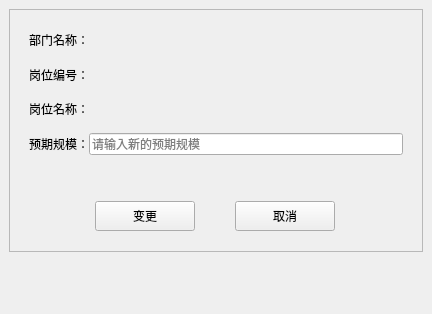
<?xml version="1.0" encoding="UTF-8"?>
<ui version="4.0">
 <class>Change_Auth</class>
 <widget class="QWidget" name="Change_Auth">
  <property name="geometry">
   <rect>
    <x>0</x>
    <y>0</y>
    <width>432</width>
    <height>314</height>
   </rect>
  </property>
  <property name="windowTitle">
   <string>Form</string>
  </property>
  <layout class="QVBoxLayout" name="verticalLayout_2">
   <property name="spacing">
    <number>0</number>
   </property>
   <property name="leftMargin">
    <number>0</number>
   </property>
   <property name="topMargin">
    <number>0</number>
   </property>
   <property name="rightMargin">
    <number>0</number>
   </property>
   <property name="bottomMargin">
    <number>0</number>
   </property>
   <item>
    <widget class="QWidget" name="widget_2" native="true">
     <layout class="QHBoxLayout" name="horizontalLayout">
      <item>
       <widget class="QFrame" name="frame">
        <property name="frameShape">
         <enum>QFrame::StyledPanel</enum>
        </property>
        <property name="frameShadow">
         <enum>QFrame::Raised</enum>
        </property>
        <layout class="QGridLayout" name="gridLayout">
         <property name="leftMargin">
          <number>10</number>
         </property>
         <property name="topMargin">
          <number>10</number>
         </property>
         <property name="rightMargin">
          <number>10</number>
         </property>
         <property name="bottomMargin">
          <number>10</number>
         </property>
         <property name="horizontalSpacing">
          <number>10</number>
         </property>
         <property name="verticalSpacing">
          <number>5</number>
         </property>
         <item row="4" column="0">
          <spacer name="horizontalSpacer">
           <property name="orientation">
            <enum>Qt::Horizontal</enum>
           </property>
           <property name="sizeHint" stdset="0">
            <size>
             <width>89</width>
             <height>20</height>
            </size>
           </property>
          </spacer>
         </item>
         <item row="0" column="0" colspan="5">
          <widget class="QWidget" name="widget" native="true">
           <layout class="QVBoxLayout" name="verticalLayout">
            <item>
             <layout class="QHBoxLayout" name="horizontalLayout_4">
              <property name="spacing">
               <number>0</number>
              </property>
              <item>
               <widget class="QLabel" name="numLab">
                <property name="sizePolicy">
                 <sizepolicy hsizetype="Fixed" vsizetype="Fixed">
                  <horstretch>0</horstretch>
                  <verstretch>0</verstretch>
                 </sizepolicy>
                </property>
                <property name="minimumSize">
                 <size>
                  <width>60</width>
                  <height>21</height>
                 </size>
                </property>
                <property name="text">
                 <string>部门名称：</string>
                </property>
               </widget>
              </item>
              <item>
               <spacer name="horizontalSpacer_3">
                <property name="orientation">
                 <enum>Qt::Horizontal</enum>
                </property>
                <property name="sizeHint" stdset="0">
                 <size>
                  <width>40</width>
                  <height>20</height>
                 </size>
                </property>
               </spacer>
              </item>
             </layout>
            </item>
            <item>
             <spacer name="verticalSpacer">
              <property name="orientation">
               <enum>Qt::Vertical</enum>
              </property>
              <property name="sizeType">
               <enum>QSizePolicy::Expanding</enum>
              </property>
              <property name="sizeHint" stdset="0">
               <size>
                <width>20</width>
                <height>8</height>
               </size>
              </property>
             </spacer>
            </item>
            <item>
             <layout class="QHBoxLayout" name="horizontalLayout_5">
              <property name="spacing">
               <number>0</number>
              </property>
              <item>
               <widget class="QLabel" name="nameLab">
                <property name="sizePolicy">
                 <sizepolicy hsizetype="Fixed" vsizetype="Fixed">
                  <horstretch>0</horstretch>
                  <verstretch>0</verstretch>
                 </sizepolicy>
                </property>
                <property name="minimumSize">
                 <size>
                  <width>60</width>
                  <height>21</height>
                 </size>
                </property>
                <property name="text">
                 <string>岗位编号：</string>
                </property>
               </widget>
              </item>
              <item>
               <spacer name="horizontalSpacer_5">
                <property name="orientation">
                 <enum>Qt::Horizontal</enum>
                </property>
                <property name="sizeHint" stdset="0">
                 <size>
                  <width>40</width>
                  <height>20</height>
                 </size>
                </property>
               </spacer>
              </item>
             </layout>
            </item>
            <item>
             <spacer name="verticalSpacer_2">
              <property name="orientation">
               <enum>Qt::Vertical</enum>
              </property>
              <property name="sizeType">
               <enum>QSizePolicy::Expanding</enum>
              </property>
              <property name="sizeHint" stdset="0">
               <size>
                <width>20</width>
                <height>7</height>
               </size>
              </property>
             </spacer>
            </item>
            <item>
             <layout class="QHBoxLayout" name="horizontalLayout_6">
              <property name="spacing">
               <number>0</number>
              </property>
              <item>
               <widget class="QLabel" name="buildLab">
                <property name="sizePolicy">
                 <sizepolicy hsizetype="Fixed" vsizetype="Fixed">
                  <horstretch>0</horstretch>
                  <verstretch>0</verstretch>
                 </sizepolicy>
                </property>
                <property name="minimumSize">
                 <size>
                  <width>60</width>
                  <height>21</height>
                 </size>
                </property>
                <property name="text">
                 <string>岗位名称：</string>
                </property>
               </widget>
              </item>
              <item>
               <spacer name="horizontalSpacer_6">
                <property name="orientation">
                 <enum>Qt::Horizontal</enum>
                </property>
                <property name="sizeHint" stdset="0">
                 <size>
                  <width>40</width>
                  <height>20</height>
                 </size>
                </property>
               </spacer>
              </item>
             </layout>
            </item>
            <item>
             <spacer name="verticalSpacer_3">
              <property name="orientation">
               <enum>Qt::Vertical</enum>
              </property>
              <property name="sizeType">
               <enum>QSizePolicy::Expanding</enum>
              </property>
              <property name="sizeHint" stdset="0">
               <size>
                <width>20</width>
                <height>8</height>
               </size>
              </property>
             </spacer>
            </item>
            <item>
             <layout class="QHBoxLayout" name="horizontalLayout_7">
              <property name="spacing">
               <number>0</number>
              </property>
              <item>
               <widget class="QLabel" name="floorLab">
                <property name="sizePolicy">
                 <sizepolicy hsizetype="Fixed" vsizetype="Fixed">
                  <horstretch>0</horstretch>
                  <verstretch>0</verstretch>
                 </sizepolicy>
                </property>
                <property name="minimumSize">
                 <size>
                  <width>60</width>
                  <height>21</height>
                 </size>
                </property>
                <property name="text">
                 <string>预期规模：</string>
                </property>
               </widget>
              </item>
              <item>
               <widget class="QLineEdit" name="floorEdit">
                <property name="minimumSize">
                 <size>
                  <width>141</width>
                  <height>21</height>
                 </size>
                </property>
                <property name="placeholderText">
                 <string>请输入新的预期规模</string>
                </property>
               </widget>
              </item>
             </layout>
            </item>
           </layout>
          </widget>
         </item>
         <item row="4" column="3">
          <widget class="QPushButton" name="addButton_2">
           <property name="sizePolicy">
            <sizepolicy hsizetype="Preferred" vsizetype="Fixed">
             <horstretch>0</horstretch>
             <verstretch>0</verstretch>
            </sizepolicy>
           </property>
           <property name="minimumSize">
            <size>
             <width>100</width>
             <height>30</height>
            </size>
           </property>
           <property name="text">
            <string>取消</string>
           </property>
          </widget>
         </item>
         <item row="4" column="4">
          <spacer name="horizontalSpacer_2">
           <property name="orientation">
            <enum>Qt::Horizontal</enum>
           </property>
           <property name="sizeHint" stdset="0">
            <size>
             <width>90</width>
             <height>20</height>
            </size>
           </property>
          </spacer>
         </item>
         <item row="4" column="1">
          <widget class="QPushButton" name="addButton">
           <property name="sizePolicy">
            <sizepolicy hsizetype="Preferred" vsizetype="Fixed">
             <horstretch>0</horstretch>
             <verstretch>0</verstretch>
            </sizepolicy>
           </property>
           <property name="minimumSize">
            <size>
             <width>100</width>
             <height>30</height>
            </size>
           </property>
           <property name="text">
            <string>变更</string>
           </property>
          </widget>
         </item>
         <item row="1" column="2">
          <spacer name="verticalSpacer_6">
           <property name="orientation">
            <enum>Qt::Vertical</enum>
           </property>
           <property name="sizeType">
            <enum>QSizePolicy::Expanding</enum>
           </property>
           <property name="sizeHint" stdset="0">
            <size>
             <width>20</width>
             <height>0</height>
            </size>
           </property>
          </spacer>
         </item>
         <item row="5" column="1" colspan="3">
          <spacer name="verticalSpacer_5">
           <property name="orientation">
            <enum>Qt::Vertical</enum>
           </property>
           <property name="sizeHint" stdset="0">
            <size>
             <width>17</width>
             <height>10</height>
            </size>
           </property>
          </spacer>
         </item>
         <item row="2" column="0" colspan="5">
          <widget class="QLabel" name="errorText">
           <property name="text">
            <string/>
           </property>
          </widget>
         </item>
         <item row="4" column="2">
          <spacer name="horizontalSpacer_4">
           <property name="orientation">
            <enum>Qt::Horizontal</enum>
           </property>
           <property name="sizeHint" stdset="0">
            <size>
             <width>17</width>
             <height>20</height>
            </size>
           </property>
          </spacer>
         </item>
         <item row="3" column="2">
          <spacer name="verticalSpacer_4">
           <property name="orientation">
            <enum>Qt::Vertical</enum>
           </property>
           <property name="sizeType">
            <enum>QSizePolicy::Minimum</enum>
           </property>
           <property name="sizeHint" stdset="0">
            <size>
             <width>20</width>
             <height>13</height>
            </size>
           </property>
          </spacer>
         </item>
        </layout>
       </widget>
      </item>
     </layout>
    </widget>
   </item>
   <item>
    <spacer name="verticalSpacer_7">
     <property name="orientation">
      <enum>Qt::Vertical</enum>
     </property>
     <property name="sizeHint" stdset="0">
      <size>
       <width>118</width>
       <height>46</height>
      </size>
     </property>
    </spacer>
   </item>
  </layout>
 </widget>
 <resources/>
 <connections/>
</ui>
